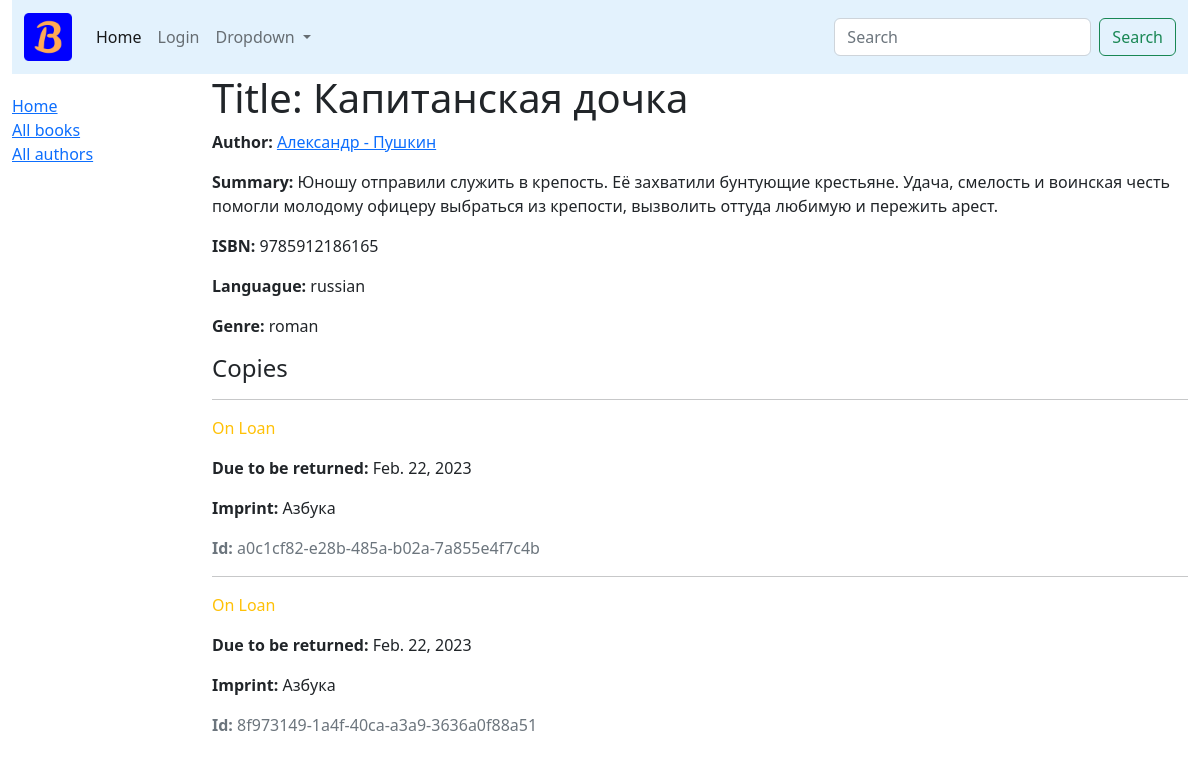
The app's page /book/1/, older data.
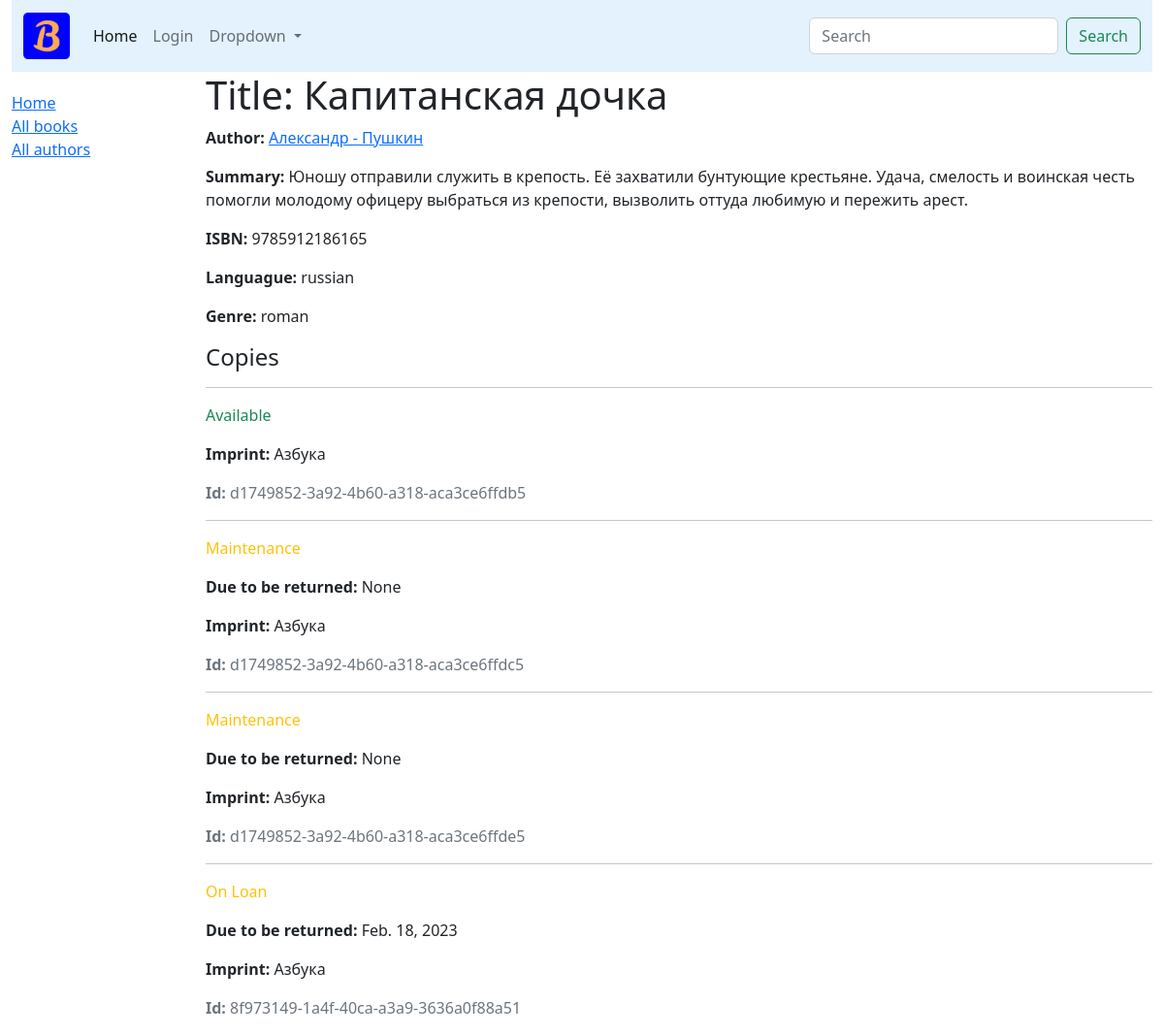
The same page, newer data.
### catalogue/models.py (models this page shows, shortened)
class Book(models.Model):
    title = models.CharField(max_length=100)
    author = models.ForeignKey('Author', on_delete=models.SET_NULL, null=True)
    summary = models.TextField(max_length=250, help_text='Brief Description')
    isbn = models.CharField('ISBN', max_length=13, help_text='13 characters long')
    genre = models.ManyToManyField(Genre, help_text='select a Genre')
    language = models.ForeignKey('Language', on_delete=models.SET_NULL, null=True)
    class Meta:
        ordering = ['title']
    def display_genre(self):
        return ', '.join([genre.name for genre in self.genre.all()[:3]])
    display_genre.short_description = 'Genre'

class Author(models.Model):
    first_name = models.CharField(max_length=50)
    last_name = models.CharField(max_length=50)
    date_of_birth = models.DateField(null=True, blank=True)
    date_of_death = models.DateField('Died', null=True, blank=True)
    class Meta:
        ordering = ['last_name', 'first_name']
    def get_absolute_url(self):
        return reverse('catalogue:author-detail', kwargs={'pk': self.pk})
    def __str__(self):
        return f'{self.first_name} - {self.last_name}'

class Language(models.Model):
    name = models.CharField(max_length=20, help_text='Enter language of the book')
    def __str__(self):
        return self.name

class Genre(models.Model):
    name = models.CharField(max_length=100, help_text='Enter a Genre')
    def __str__(self):
        return self.name

class BookInstance(models.Model):
    id = models.UUIDField(primary_key=True, default=uuid.uuid4(), help_text='unique ID')
    book = models.ForeignKey('Book', on_delete=models.SET_NULL, null=True, related_name='instance')
    imprint = models.CharField(max_length=50)
    due_back = models.DateField(null=True, blank=True)
    borrower = models.ForeignKey(User, on_delete=models.SET_NULL, null=True, blank=True)
    LOAN_STATUS = [
        ('m', 'Maintenance'),
        ('o', 'On Loan'),
        ('a', 'Available'),
        ('r', 'Reserved'),
    ]
    status = models.CharField(max_length=1, choices=LOAN_STATUS, blank=True, default='m', help_text='Book Status')
    class Meta:
        ordering = ['due_back']
        permissions = (('can mark_returned', 'set book as returned'),)

### catalogue/views.py (the view)
# urls.py: path('book/<int:pk>/', views.BookDetailView.as_view(), name='book-detail'),
class BookDetailView(DetailView):
    model = Book

### templates/catalogue/book_detail.html (shortened to what this page needs)
{% extends '_base.html' %}
{% block content %}
<h1>Title: {{ book.title }}</h1>
<p><strong>Author: </strong><a href="{{ book.author.get_absolute_url }}">{{ book.author }}</a></p>
<p><strong>Summary: </strong>{{ book.summary }}</p>
<p><strong>ISBN: </strong>{{ book.isbn }}</p>
<p><strong>Languague: </strong>{{ book.language }}</p>
<p><strong>Genre: </strong>
    {% for genre in book.genre.all %}
    {{ genre }}
    {% endfor %}
</p>
<div class="mx-20 mt-20">
    <h4>Copies</h4>
    {% for copy in book.instance.all %}
    <hr>
    <p class="
        {% if copy.status == 'a' %}
            text-success
        {% elif copy.status == 'd' %}
            text-danger
        {% else %}
            text-warning
        {% endif %}">
        {{ copy.get_status_display }}</p>
        {% if copy.status != 'a' %}
            <p><strong>Due to be returned:</strong>
                {{copy.due_back}}
            </p>
        {% endif %}
        <p><strong>Imprint:</strong> {{copy.imprint}}</p>
        <p class="text-muted"><strong>Id:</strong> {{copy.id}}</p>
    {% endfor %}
</div>
{% endblock content %}

### templates/_base.html (shortened to what this page needs)
<!doctype html>
{% load static %}
<html lang="en">
<head>
    <link rel="stylesheet" href="{% static 'css/styles.css' %}"/>
    <link href="https://cdn.jsdelivr.net/npm/bootstrap@5.2.3/dist/css/bootstrap.min.css" rel="stylesheet"
>
    <link rel="stylesheet" href="{% static 'images/favicon_io/favicon.ico' %}">
</head>
<body>
<div class="container-fluid">
    {% include '_navbar.html' %}
    <div class="row">
        <div class="col-sm-2">
            {% block sidebar %}
            <ul class="sidebar-nav">
                <li><a href="{% url 'catalogue:index' %}">Home</a></li>
                <li><a href="{% url 'catalogue:books' %}">All books</a></li>
                <li><a href="{% url 'catalogue:authors' %}">All authors</a></li>
            </ul>
            {% endblock sidebar %}
        </div>
        <div class="col-sm-10 ">
            {% block content %}{% endblock content %}
        </div>
    </div>
</div>
</body>
</html>

### templates/_navbar.html (shortened to what this page needs)
<nav class="navbar navbar-expand-lg" style="background-color: #e3f2fd;">
    <div class="container-fluid">
        <a class="navbar-brand" href="{% url 'catalogue:index' %}"><img
                src="/static/images/favicon_io/favicon.ico" alt="logo"></a>
        <div class="collapse navbar-collapse" id="navbarSupportedContent">
            <ul class="navbar-nav me-auto mb-2 mb-lg-0">
                <li class="nav-item">
                    <a class="nav-link active" aria-current="page" href="{% url 'catalogue:index' %}">Home</a>
                </li>
                {% if user.is_authenticated %}
                <li class="nav-item">
                    <a class="nav-link" href="{% url 'logout' %}">Logout</a>
                </li>
                {% else %}
                <li class="nav-item">
                    <a class="nav-link" href="{% url 'login' %}">Login</a>
                </li>
                {% endif %}
                <li class="nav-item dropdown">
                    <a class="nav-link dropdown-toggle" href="#" role="button" data-bs-toggle="dropdown"
                       aria-expanded="false">
                        Dropdown
                    </a>
                </li>
            </ul>
            <form class="d-flex" role="search">
                <input class="form-control me-2" type="search" placeholder="Search" aria-label="Search">
                <button class="btn btn-outline-success" type="submit">Search</button>
            </form>
        </div>
    </div>
</nav>

### catalogue/static/css/styles.css (style rules this page uses)
.sidebar-nav { margin-top: 20px; padding: 0; list-style: none; }

Row changes from the older to the newer data that the page shows:
removed BookInstance: status "On Loan", due_back "Feb. 22, 2023", imprint "Азбука", id "a0c1cf82-e28b-485a-b02a-7a855e4f7c4b"
added BookInstance: status "Available", imprint "Азбука", id "d1749852-3a92-4b60-a318-aca3ce6ffdb5"
added BookInstance: status "Maintenance", due_back "None", imprint "Азбука", id "d1749852-3a92-4b60-a318-aca3ce6ffdc5"
added BookInstance: status "Maintenance", due_back "None", imprint "Азбука", id "d1749852-3a92-4b60-a318-aca3ce6ffde5"
changed BookInstance "On Loan": due_back "Feb. 22, 2023" → "Feb. 18, 2023"
